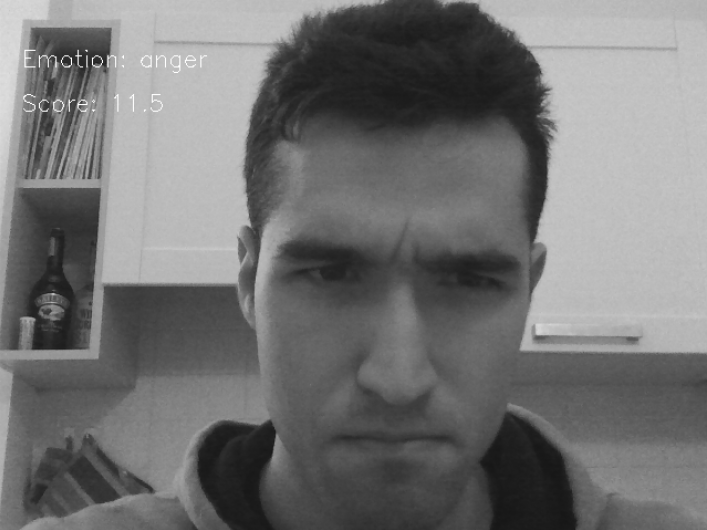
#> input picture report/images/db_anger.png, 1413 x 1059 px (shown at 1/2 size)
$ python clahe.py ../report/images/db_anger.png
#> lines starting #> are read from the running program, lines starting #| are printed output that depends on the picture
#! /usr/bin/env python
# -*- coding: utf-8 -*-
# vim:fenc=utf-8
#
# Copyright © 2015 stk <stk@101337>
#
# Distributed under terms of the MIT license.

"""

"""
import numpy as np
import cv2
import sys

imgbig = cv2.imread(sys.argv[1],0)
#> imgbig is the input picture: shape (1059, 1413); min 21, max 255, mean 115.3
img=cv2.resize(imgbig,(200,200))
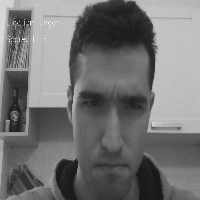
#> img: shape (200, 200); min 22, max 255, mean 115.2
# create a CLAHE object (Arguments are optional).
clahe = cv2.createCLAHE(clipLimit=3.0, tileGridSize=(8,8))
cl1 = clahe.apply(img)
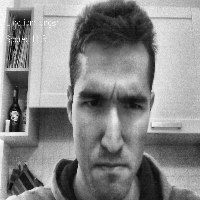
#> cl1: shape (200, 200); min 7, max 255, mean 135.1
eq = cv2.equalizeHist(img)
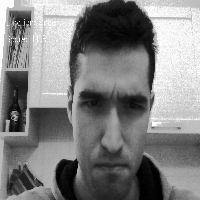
#> eq: shape (200, 200); min 0, max 255, mean 128.6
eq1 = cv2.equalizeHist(cl1)
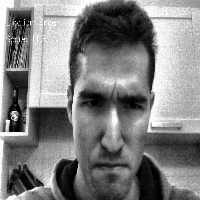
#> eq1: shape (200, 200); min 0, max 255, mean 128.1


final = np.concatenate((img,eq,cl1,eq1))
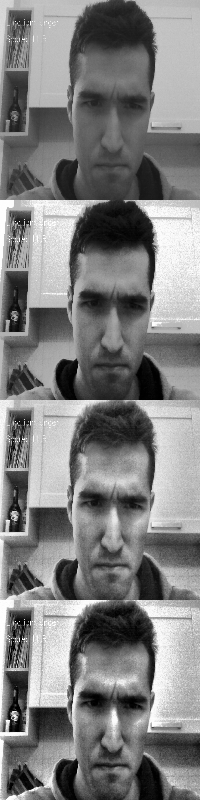
#> final: shape (800, 200); min 0, max 255, mean 126.8
cv2.imshow('equalization %s'% sys.argv[1], final)
cv2.waitKey(0)
cv2.destroyAllWindows()

$ run again, on report/images/db_fear.png
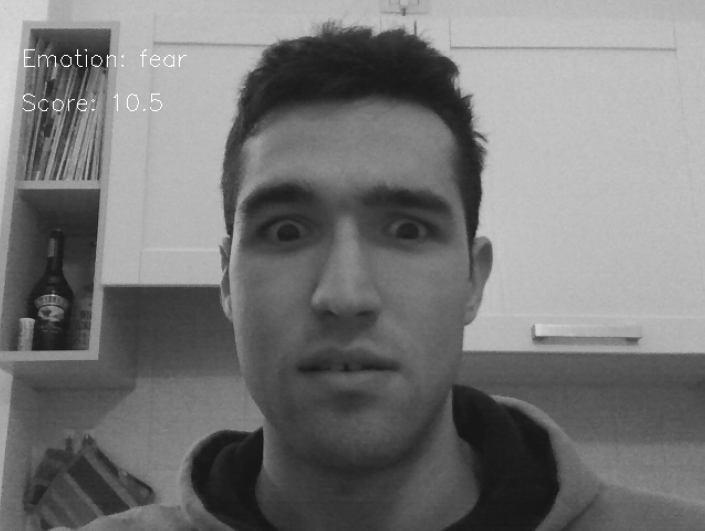
#> input picture report/images/db_fear.png, 1409 x 1061 px (shown at 1/2 size)
#> imgbig is the input picture: shape (1061, 1409); min 20, max 255, mean 118.5
#> `eq1 = cv2.equalizeHist(cl1)`:
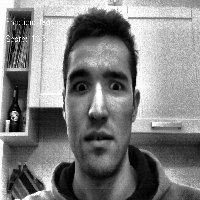
#> eq1: shape (200, 200); min 0, max 255, mean 128.2
#> `final = np.concatenate((img,eq,cl1,eq1))`:
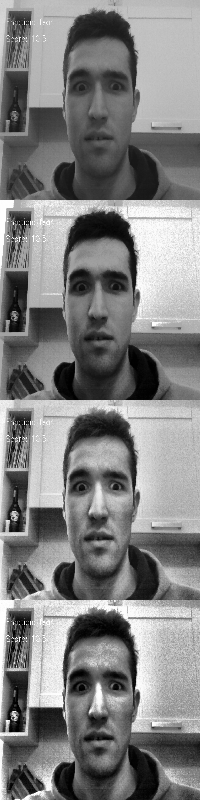
#> final: shape (800, 200); min 0, max 255, mean 128.2

$ run again, on report/images/exampl_happy2.png
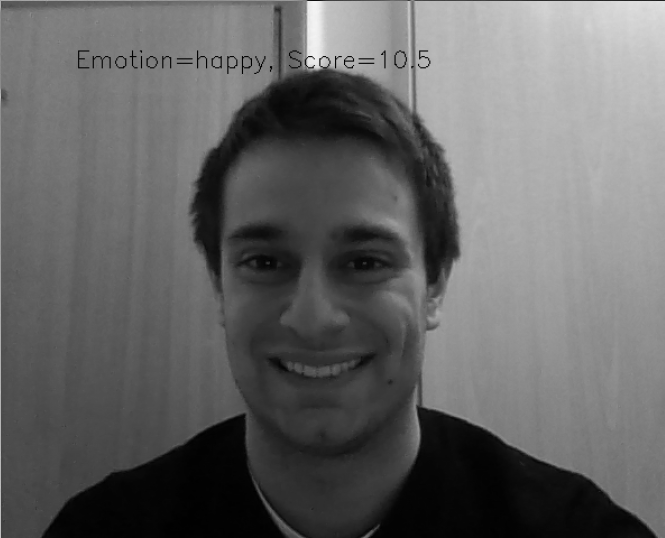
#> input picture report/images/exampl_happy2.png, 665 x 538 px
#> imgbig is the input picture: shape (538, 665); min 0, max 245, mean 100.6
#> `eq1 = cv2.equalizeHist(cl1)`:
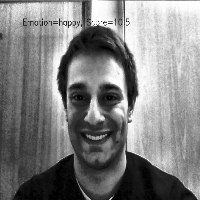
#> eq1: shape (200, 200); min 0, max 255, mean 128.2
#> `final = np.concatenate((img,eq,cl1,eq1))`:
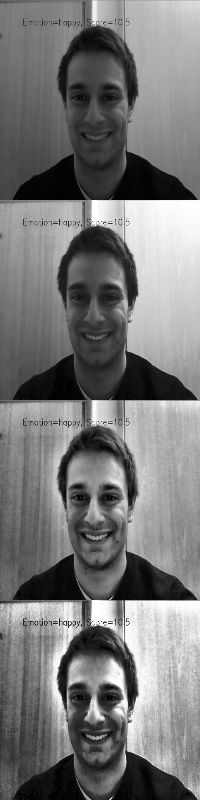
#> final: shape (800, 200); min 0, max 255, mean 119.6
